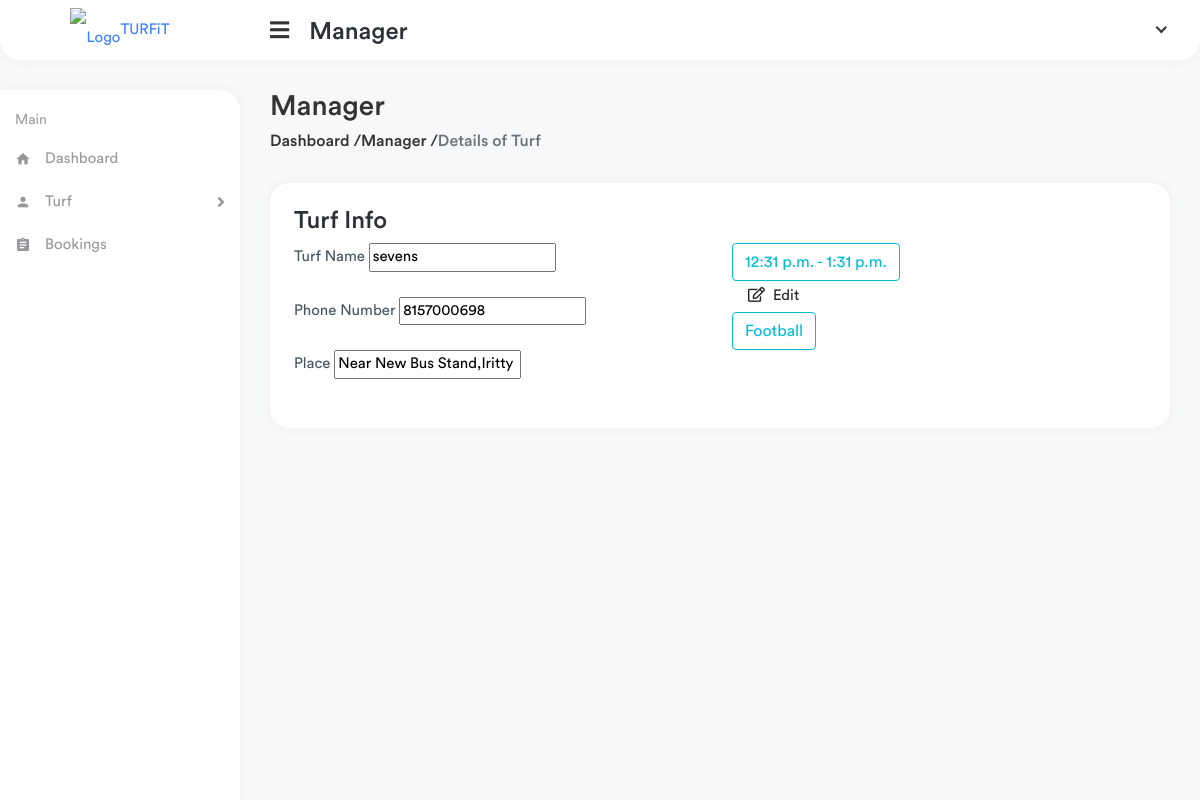
/manager/turf-details/1, run on an earlier commit of the app's database.
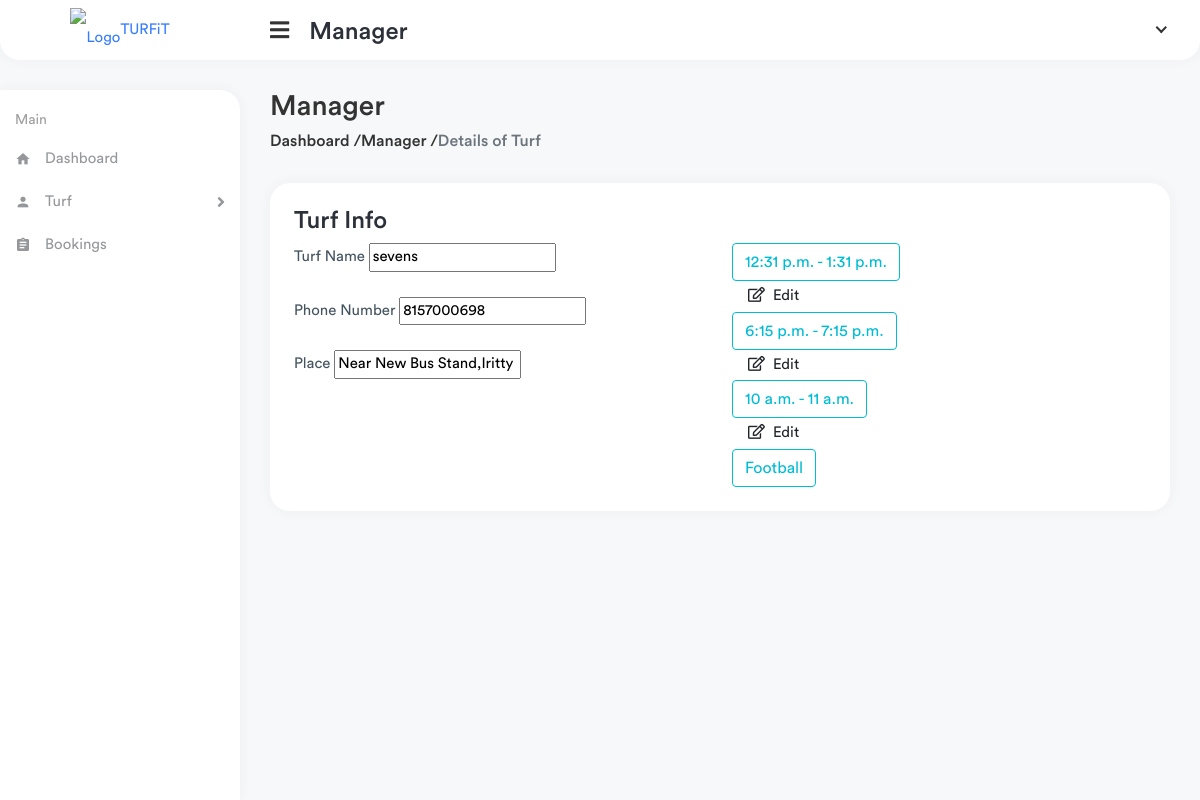
And on a later commit of the database.
### manager/models.py (models this page shows, shortened)
class TimeSlot(models.Model):
    turf = models.ForeignKey(Turf,on_delete=models.CASCADE,null=True)
    manager = models.ForeignKey(TurfManager,on_delete=models.CASCADE,null=True)
    start_time = models.TimeField()
    end_time = models.TimeField()
    is_booked = models.BooleanField(default=True)
    status = models.IntegerField(default=0)
    turf_user = models.ForeignKey(TurfUser,on_delete=models.CASCADE,null=True)
    price = models.CharField(max_length=100)
    date_for_book = models.DateField()

class Category(models.Model):
    turf = models.ForeignKey(Turf,on_delete=models.CASCADE,null=True)
    game = models.CharField(max_length=100)

### manager/views.py (the view)
# urls.py: path('turf-details/<int:id>',views.turf_details,name="turf_details"),
def turf_details(request,id):
    turf = Turf.objects.get(id=id)
    time_slots = TimeSlot.objects.filter(turf=turf)
    games = Category.objects.filter(turf=turf)
    dates = BookDate.objects.filter().all()
    context = {
        'turf': turf,
        'slot' : time_slots,
        'games' : games,
    }
    for i in time_slots:
        if i.is_booked == True:
            i.status = 1
        else:
            i.status = 2
    return render(request,'manager/turf_details.html',context)

### templates/manager/turf_details.html (shortened to what this page needs)
{% extends 'manager/partials/base.html' %}
{% load static %}
{% block content %}
<div class="page-wrapper">
    <div class="content container-fluid">
        <div class="page-header">
            <div class="row">
                <div class="col-sm-12">
                    <h3 class="page-title">Manager</h3>
                    <ul class="breadcrumb">
                        <li class=""><a href="">Dashboard /</a></li>
                        <li class=""><a href="">Manager /</a></li>
                        <li class="breadcrumb-item active">Details of Turf</li>
                    </ul>
                </div>
            </div>
        </div>
        <div class="row">
            <div class="col-md-12">
                <div class="card">
                    <div class="card-body">
                        <h4 class="card-title">Turf Info</h4>
                            <div class="row">
                                <div class="col-md-6">
                                    <div class="form-group">
                                        <label>Turf Name</label>
                                        <input value="{{turf.turf_name}}">
                                    </div>
                                    <div class="form-group">
                                        <label>Phone Number</label>
                                        <input value="{{turf.phone}}">
                                    </div>
                                    <div class="form-group">
                                        <label>Place</label>
                                        <input value="{{turf.turf_place}}">
                                    </div>
                                </div>
                                <div class="col-md-3">
      {% for slot in slot %}
      <button onclick="deleteslots('{{ slot.id }}')" class="btn btn-block btn-outline-info">{{slot.start_time}} - {{slot.end_time}}</button>
      <a class="dropdown-item"
                                                        href="{% url 'manager:edit_time_slots' slot.id %}"><i
                                                            class="far fa-edit me-2"></i>Edit</a>
      {% endfor %}
      {% for games in games %}
    <button class="btn btn-block btn-outline-info" onclick="gamedelete('{{ games.id }}')">{{games.game}}</button>
      {% endfor %}
                    </div>
                    <div class="col-md-3">
                    </div>
                </div>
            </div>
        </div>
    </div>
</div>
{% endblock %}

What changed in the data, as far as the page shows it:
added TimeSlot: start_time "6:15 p.m.", end_time "7:15 p.m."
added TimeSlot: start_time "10 a.m.", end_time "11 a.m."
